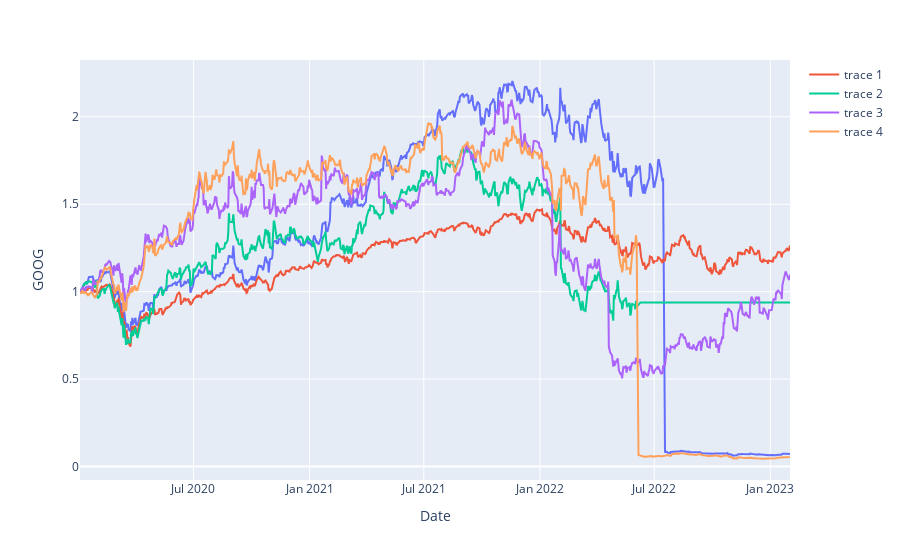

Notebook code cell kept with this figure:
### Code cell
fig = px.line(tech_cumulative_returns, x="Date", y="GOOG")
# generate scatter plot
fig.add_scatter(x=tech_cumulative_returns['Date'], y=tech_cumulative_returns['SPY'])
fig.add_scatter(x=tech_cumulative_returns['Date'], y=tech_cumulative_returns['FB'])
fig.add_scatter(x=tech_cumulative_returns['Date'], y=tech_cumulative_returns['NFLX'])
fig.add_scatter(x=tech_cumulative_returns['Date'], y=tech_cumulative_returns['AMZN'])
fig.show()

### Figure 1 — Plotly figure (JSON) as saved in the notebook; plotly's stock layout.template omitted (floating-point values rounded to 4 significant figures; data arrays with more than 128 entries replaced by an {"elided": "..."} marker saying what was removed)
{"data": [{"hovertemplate": "Date=%{x}<br>GOOG=%{y}<extra></extra>", "legendgroup": "", "line": {"color": "#636efa", "dash": "solid"}, "marker": {"symbol": "circle"}, "mode": "lines", "name": "", "orientation": "v", "showlegend": false, "type": "scatter", "x": {"elided": "776 str values"}, "xaxis": "x", "y": {"elided": "776 float values"}, "yaxis": "y"}, {"type": "scatter", "x": {"elided": "776 str values"}, "y": {"elided": "776 float values"}}, {"type": "scatter", "x": {"elided": "776 str values"}, "y": {"elided": "776 float values"}}, {"type": "scatter", "x": {"elided": "776 str values"}, "y": {"elided": "776 float values"}}, {"type": "scatter", "x": {"elided": "776 str values"}, "y": {"elided": "776 float values"}}], "layout": {"legend": {"tracegroupgap": 0}, "margin": {"t": 60}, "xaxis": {"anchor": "y", "domain": [0, 1], "title": {"text": "Date"}}, "yaxis": {"anchor": "x", "domain": [0, 1], "title": {"text": "GOOG"}}}}
